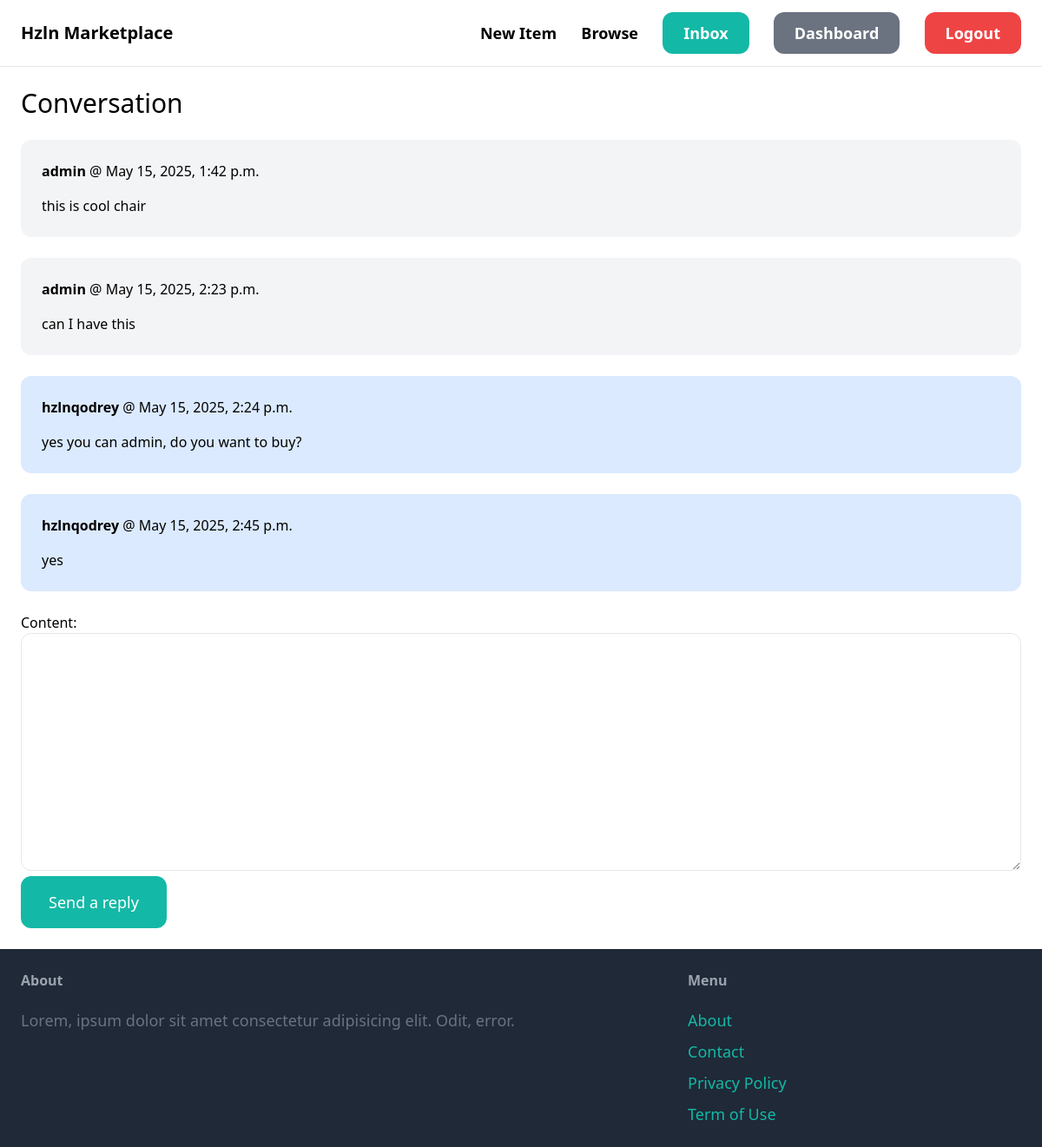
The app's page /inbox/3/ (signed in) with its own data.
### conversation/models.py (models this page shows)
class ConversationMessage(models.Model):
    conversation = models.ForeignKey(Conversation, related_name='messages', on_delete=models.CASCADE)
    content = models.TextField()
    created_at = models.DateTimeField(auto_now_add=True)
    created_by = models.ForeignKey(User, related_name='created_messages', on_delete=models.CASCADE)

### conversation/views.py (the view)
# urls.py: path('<int:pk>/', views.detail, name='detail'),
@login_required
def detail(request, pk):
    conversation = Conversation.objects.filter(members__in=[request.user.id]).get(pk=pk)
    if request.method == 'POST':
        form = ConversationMessageForm(request.POST)
        if form.is_valid():
            conversation_message = form.save(commit=False)
            conversation_message.conversation = conversation
            conversation_message.created_by = request.user
            conversation_message.save()
            conversation.save()
            return redirect('conversation:detail', pk=pk)
    else:
        form = ConversationMessageForm()
    return render(request, 'conversation/detail.html', {
        'conversation': conversation,
        'form': form
    })

### conversation/forms.py
class ConversationMessageForm(forms.ModelForm):
    class Meta:
        model = ConversationMessage
        fields = ('content',)
        widgets = {
            'content': forms.Textarea(attrs={
                'class': 'w-full py-4 px-6 rounded-xl border'
            }),
        }

### conversation/templates/conversation/detail.html (shortened to what this page needs)
{% extends 'core/base.html' %}
{% block content %}
<h1 class="mb-6 text-3xl">Conversation</h1>
<div class="space-y-6">
    {% for message in conversation.messages.all %}
    <div class="p-6 flex {% if message.created_by == request.user %}
                            bg-blue-100
                        {% else %}
                            bg-gray-100
                        {% endif %}
                rounded-xl">
        <div>
            <p class="mb-4">
                <strong>{{ message.created_by.username }}</strong> @ {{ message.created_at }}
            </p>
            <p class="">
                {{ message.content }}
            </p>
        </div>
    </div>
    {% endfor %}
</div>
<form action="." method="post" class="mt-6">
    {{ form.as_p }}
    <button class="py-4 px-8 text-lg bg-teal-500 hover:bg-teal-700 rounded-xl text-white">
        Send a reply
    </button>
</form>
{% endblock %}

### records on screen
ConversationMessage: created_by.username "admin", created_at "May 15, 2025, 1:42 p.m.", content "this is cool chair"
ConversationMessage: created_by.username "admin", created_at "May 15, 2025, 2:23 p.m.", content "can I have this"
ConversationMessage: created_by.username "hzlnqodrey", created_at "May 15, 2025, 2:24 p.m.", content "yes you can admin, do you want to buy?"
ConversationMessage: created_by.username "hzlnqodrey", created_at "May 15, 2025, 2:45 p.m.", content "yes"
